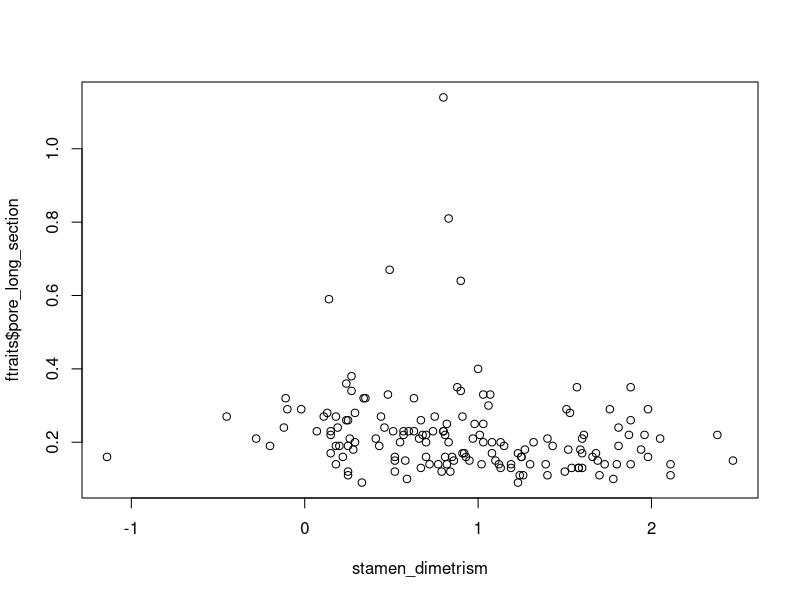

Write the R code that produced this figure.
ftraits = read.table("0_data/flower_trait_matrix.csv", sep=",", h=T)


### choosing diagnostic traits
# select usefull traits
ftraits = ftraits[,c(1,3,4,8,10,12,14,16,17,18)]
str(ftraits)

# compound traits
major_stamen_height = ftraits$major_filet_height + ftraits$major_anther_height
minor_stamen_height = ftraits$minor_filet_height + ftraits$minor_anther_height
stamen_dimetrism = major_stamen_height - minor_stamen_height
herkogamy_major = ftraits$style_height - major_stamen_height
herkogamy_minor = ftraits$style_height - minor_stamen_height

 plot(stamen_dimetrism, ftraits$pore_long_section)
